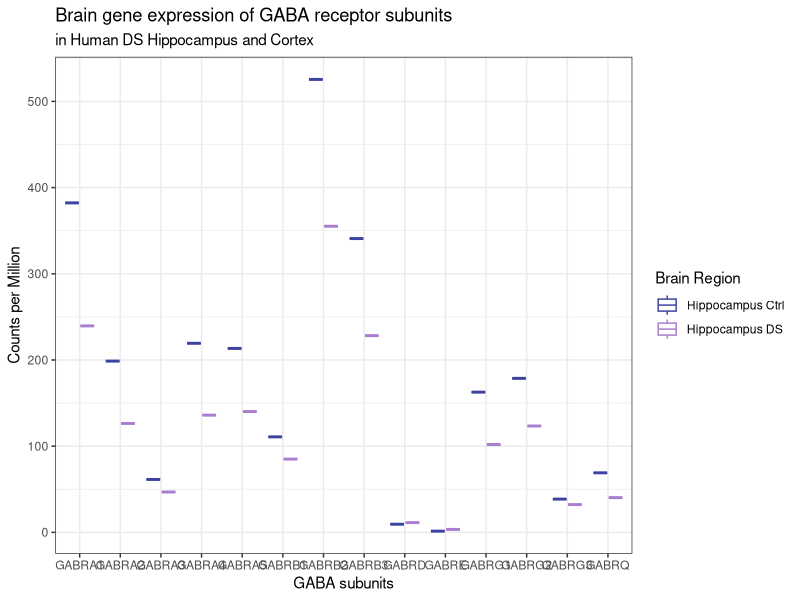

Write R code to recreate this figure. (Note: this script raises an error after producing the figure.)
## ---- chunk 1
library(ggplot2)
library(openxlsx)
library(ggrepel)
library(ggplot2)
library(dplyr)
## ---- chunk 2
GABA_family<-read.xlsx("data/GABA_AMPA_family.xlsx",sheet=1)
GABA_family$Group <- factor(GABA_family$Group,levels = c("Hippocampus Ctrl", "Hippocampus DS", "Cortex Ctrl", "Cortex DS"))
GABA_01 <- ggplot(GABA_family, aes(Symbol, CPM))+
  geom_boxplot(aes(color=factor(Group))) +
  scale_color_manual(values = c("#3B429F","#AA7DCE","#A8577E","#F4A5AE")) +
  theme(axis.text.x = element_text(angle=65, vjust=0.6)) +
  labs(title="Brain gene expression of GABA receptor subunits",
       subtitle="in Human DS Hippocampus and Cortex",
       x="GABA subunits",
       y="Counts per Million")+
  labs(color="Brain Region")+theme_bw()
GABA_01

AMPA_family<-read.xlsx("data/GABA_AMPA_family.xlsx",sheet=2)
AMPA_family$Group <- factor(AMPA_family$Group,levels = c("Hippocampus Ctrl", "Hippocampus DS", "Cortex Ctrl", "Cortex DS"))
AMPA_01 <- ggplot(AMPA_family, aes(Symbol, CPM))+
  geom_boxplot(aes(color=factor(Group))) +
  scale_color_manual(values = c("#3B429F","#AA7DCE","#A8577E","#F4A5AE")) +
  theme(axis.text.x = element_text(angle=65, vjust=0.6)) +
  labs(title="Brain gene expression of AMPA receptor subunits",
       subtitle="in Human DS Hippocampus and Cortex",
       x="AMPA subunits",
       y="Counts per Million")+
  labs(color="Brain Region")+theme_bw()
AMPA_01
